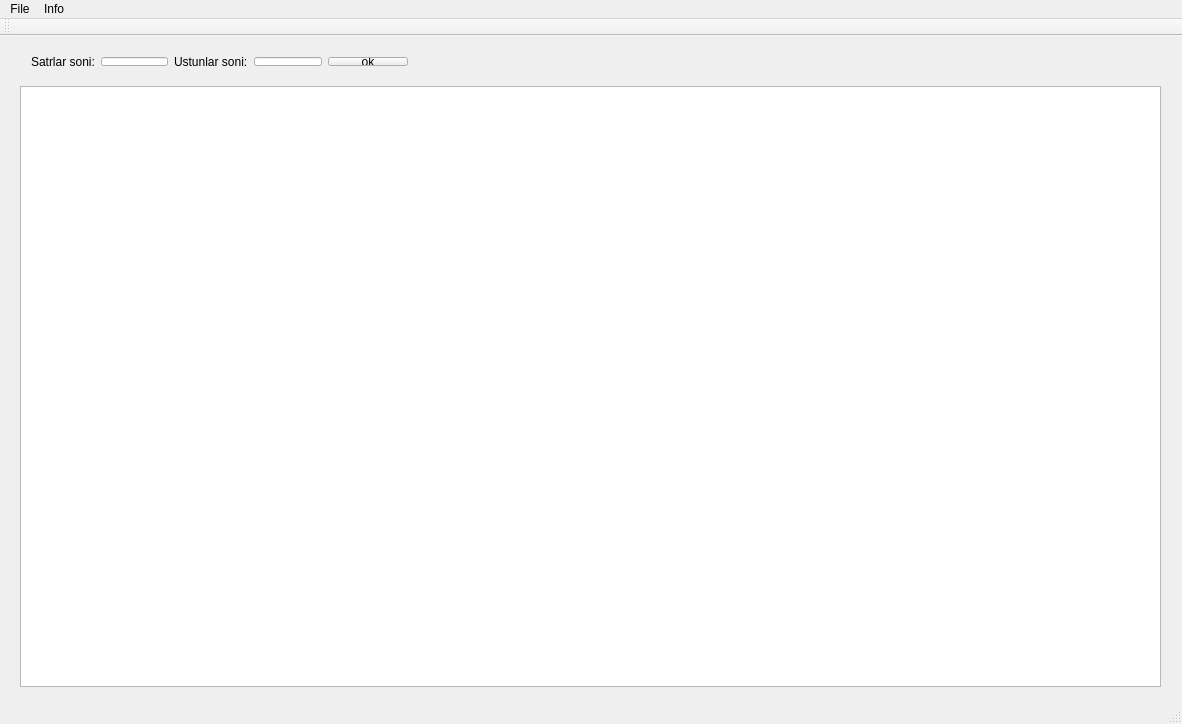
<?xml version="1.0" encoding="UTF-8"?>
<ui version="4.0">
 <class>MainWindow</class>
 <widget class="QMainWindow" name="MainWindow">
  <property name="geometry">
   <rect>
    <x>0</x>
    <y>0</y>
    <width>1182</width>
    <height>724</height>
   </rect>
  </property>
  <property name="windowTitle">
   <string>MainWindow</string>
  </property>
  <widget class="QWidget" name="centralWidget">
   <widget class="QTableWidget" name="tableWidget">
    <property name="geometry">
     <rect>
      <x>20</x>
      <y>50</y>
      <width>1141</width>
      <height>601</height>
     </rect>
    </property>
   </widget>
   <widget class="QWidget" name="">
    <property name="geometry">
     <rect>
      <x>20</x>
      <y>10</y>
      <width>399</width>
      <height>31</height>
     </rect>
    </property>
    <layout class="QHBoxLayout" name="horizontalLayout">
     <item>
      <widget class="QLabel" name="label">
       <property name="text">
        <string>Satrlar soni:</string>
       </property>
      </widget>
     </item>
     <item>
      <widget class="QLineEdit" name="lineEdit"/>
     </item>
     <item>
      <widget class="QLabel" name="label_2">
       <property name="text">
        <string>Ustunlar soni:</string>
       </property>
      </widget>
     </item>
     <item>
      <widget class="QLineEdit" name="lineEdit_2"/>
     </item>
     <item>
      <widget class="QPushButton" name="pushButton">
       <property name="text">
        <string>ok</string>
       </property>
      </widget>
     </item>
    </layout>
   </widget>
  </widget>
  <widget class="QMenuBar" name="menuBar">
   <property name="geometry">
    <rect>
     <x>0</x>
     <y>0</y>
     <width>1182</width>
     <height>26</height>
    </rect>
   </property>
   <widget class="QMenu" name="menuFile">
    <property name="title">
     <string>File</string>
    </property>
    <addaction name="actionOpen"/>
    <addaction name="actionSave"/>
    <addaction name="actionSave_as"/>
    <addaction name="actionRename"/>
   </widget>
   <widget class="QMenu" name="menuInfo">
    <property name="title">
     <string>Info</string>
    </property>
    <addaction name="actionO_lchami"/>
   </widget>
   <addaction name="menuFile"/>
   <addaction name="menuInfo"/>
  </widget>
  <widget class="QToolBar" name="mainToolBar">
   <attribute name="toolBarArea">
    <enum>TopToolBarArea</enum>
   </attribute>
   <attribute name="toolBarBreak">
    <bool>false</bool>
   </attribute>
  </widget>
  <widget class="QStatusBar" name="statusBar"/>
  <action name="actionOpen">
   <property name="text">
    <string>Open</string>
   </property>
   <property name="shortcut">
    <string>Ctrl+O</string>
   </property>
  </action>
  <action name="actionSave">
   <property name="text">
    <string>Save</string>
   </property>
   <property name="shortcut">
    <string>Ctrl+S</string>
   </property>
  </action>
  <action name="actionSave_as">
   <property name="text">
    <string>Save as</string>
   </property>
   <property name="shortcut">
    <string>Ctrl+Alt+S</string>
   </property>
  </action>
  <action name="actionRename">
   <property name="text">
    <string>Rename</string>
   </property>
   <property name="shortcut">
    <string>Ctrl+R</string>
   </property>
  </action>
  <action name="actionO_lchami">
   <property name="text">
    <string>info</string>
   </property>
  </action>
 </widget>
 <layoutdefault spacing="6" margin="11"/>
 <resources/>
 <connections/>
</ui>
